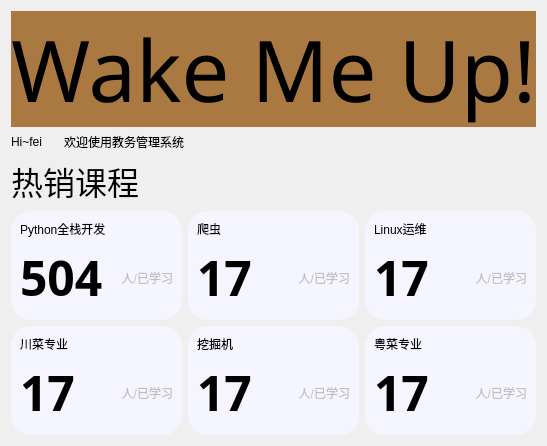
          <widget class="QWidget" name="page_2">
           <layout class="QHBoxLayout" name="horizontalLayout_33">
            <item>
             <layout class="QVBoxLayout" name="verticalLayout_10" stretch="1,3">
              <item>
               <widget class="QLabel" name="label_24">
                <property name="font">
                 <font>
                  <family>Yuanti SC</family>
                  <pointsize>64</pointsize>
                 </font>
                </property>
                <property name="styleSheet">
                 <string notr="true">background-color: rgb(170, 121, 66);</string>
                </property>
                <property name="text">
                 <string>Wake Me Up!</string>
                </property>
                <property name="alignment">
                 <set>Qt::AlignCenter</set>
                </property>
               </widget>
              </item>
              <item>
               <layout class="QVBoxLayout" name="verticalLayout_11" stretch="1,1,13">
                <item>
                 <layout class="QHBoxLayout" name="horizontalLayout_19" stretch="1,10">
                  <item>
                   <widget class="QLabel" name="label_25">
                    <property name="maximumSize">
                     <size>
                      <width>16777215</width>
                      <height>16777215</height>
                     </size>
                    </property>
                    <property name="text">
                     <string>Hi~fei</string>
                    </property>
                   </widget>
                  </item>
                  <item>
                   <widget class="QLabel" name="label_26">
                    <property name="maximumSize">
                     <size>
                      <width>16777215</width>
                      <height>16777215</height>
                     </size>
                    </property>
                    <property name="text">
                     <string>欢迎使用教务管理系统</string>
                    </property>
                   </widget>
                  </item>
                 </layout>
                </item>
                <item>
                 <layout class="QHBoxLayout" name="horizontalLayout_20">
                  <item>
                   <widget class="QLabel" name="label_27">
                    <property name="font">
                     <font>
                      <family>Hiragino Sans GB</family>
                      <pointsize>24</pointsize>
                     </font>
                    </property>
                    <property name="text">
                     <string>热销课程</string>
                    </property>
                   </widget>
                  </item>
                 </layout>
                </item>
                <item>
                 <layout class="QGridLayout" name="gridLayout_2">
                  <item row="0" column="0">
                   <widget class="QWidget" name="widget_8" native="true">
                    <property name="styleSheet">
                     <string notr="true">background-color:rgb(245,245,255);
border-radius:20px;</string>
                    </property>
                    <layout class="QHBoxLayout" name="horizontalLayout_21">
                     <item>
                      <layout class="QVBoxLayout" name="verticalLayout_12">
                       <item>
                        <widget class="QLabel" name="label_28">
                         <property name="text">
                          <string>Python全栈开发</string>
                         </property>
                        </widget>
                       </item>
                       <item>
                        <layout class="QHBoxLayout" name="horizontalLayout_22">
                         <item>
                          <widget class="QLabel" name="label_29">
                           <property name="font">
                            <font>
                             <family>PingFang SC</family>
                             <pointsize>36</pointsize>
                             <bold>true</bold>
                            </font>
                           </property>
                           <property name="text">
                            <string>504</string>
                           </property>
                          </widget>
                         </item>
                         <item>
                          <widget class="QLabel" name="label_30">
                           <property name="styleSheet">
                            <string notr="true">color: rgb(192, 192, 192);</string>
                           </property>
                           <property name="text">
                            <string>人/已学习</string>
                           </property>
                           <property name="alignment">
                            <set>Qt::AlignRight|Qt::AlignTrailing|Qt::AlignVCenter</set>
                           </property>
                          </widget>
                         </item>
                        </layout>
                       </item>
                      </layout>
                     </item>
                    </layout>
                   </widget>
                  </item>
                  <item row="0" column="1">
                   <widget class="QWidget" name="widget_9" native="true">
                    <property name="styleSheet">
                     <string notr="true">background-color:rgb(245,245,255);
border-radius:20px;</string>
                    </property>
                    <layout class="QHBoxLayout" name="horizontalLayout_23">
                     <item>
                      <layout class="QVBoxLayout" name="verticalLayout_13">
                       <item>
                        <widget class="QLabel" name="label_31">
                         <property name="text">
                          <string>爬虫</string>
                         </property>
                        </widget>
                       </item>
                       <item>
                        <layout class="QHBoxLayout" name="horizontalLayout_24">
                         <item>
                          <widget class="QLabel" name="label_32">
                           <property name="font">
                            <font>
                             <family>PingFang SC</family>
                             <pointsize>36</pointsize>
                             <bold>true</bold>
                            </font>
                           </property>
                           <property name="text">
                            <string>17</string>
                           </property>
                          </widget>
                         </item>
                         <item>
                          <widget class="QLabel" name="label_33">
                           <property name="styleSheet">
                            <string notr="true">color: rgb(192, 192, 192);</string>
                           </property>
                           <property name="text">
                            <string>人/已学习</string>
                           </property>
                           <property name="alignment">
                            <set>Qt::AlignRight|Qt::AlignTrailing|Qt::AlignVCenter</set>
                           </property>
                          </widget>
                         </item>
                        </layout>
                       </item>
                      </layout>
                     </item>
                    </layout>
                   </widget>
                  </item>
                  <item row="0" column="2">
                   <widget class="QWidget" name="widget_10" native="true">
                    <property name="styleSheet">
                     <string notr="true">background-color:rgb(245,245,255);
border-radius:20px;</string>
                    </property>
                    <layout class="QHBoxLayout" name="horizontalLayout_25">
                     <item>
                      <layout class="QVBoxLayout" name="verticalLayout_14">
                       <item>
                        <widget class="QLabel" name="label_34">
                         <property name="text">
                          <string>Linux运维</string>
                         </property>
                        </widget>
                       </item>
                       <item>
                        <layout class="QHBoxLayout" name="horizontalLayout_26">
                         <item>
                          <widget class="QLabel" name="label_35">
                           <property name="font">
                            <font>
                             <family>PingFang SC</family>
                             <pointsize>36</pointsize>
                             <bold>true</bold>
                            </font>
                           </property>
                           <property name="text">
                            <string>17</string>
                           </property>
                          </widget>
                         </item>
                         <item>
                          <widget class="QLabel" name="label_36">
                           <property name="styleSheet">
                            <string notr="true">color: rgb(192, 192, 192);</string>
                           </property>
                           <property name="text">
                            <string>人/已学习</string>
                           </property>
                           <property name="alignment">
                            <set>Qt::AlignRight|Qt::AlignTrailing|Qt::AlignVCenter</set>
                           </property>
                          </widget>
                         </item>
                        </layout>
                       </item>
                      </layout>
                     </item>
                    </layout>
                   </widget>
                  </item>
                  <item row="1" column="0">
                   <widget class="QWidget" name="widget_11" native="true">
                    <property name="styleSheet">
                     <string notr="true">background-color:rgb(245,245,255);
border-radius:20px;</string>
                    </property>
                    <layout class="QHBoxLayout" name="horizontalLayout_27">
                     <item>
                      <layout class="QVBoxLayout" name="verticalLayout_15">
                       <item>
                        <widget class="QLabel" name="label_37">
                         <property name="text">
                          <string>川菜专业</string>
                         </property>
                        </widget>
                       </item>
                       <item>
                        <layout class="QHBoxLayout" name="horizontalLayout_28">
                         <item>
                          <widget class="QLabel" name="label_38">
                           <property name="font">
                            <font>
                             <family>PingFang SC</family>
                             <pointsize>36</pointsize>
                             <bold>true</bold>
                            </font>
                           </property>
                           <property name="text">
                            <string>17</string>
                           </property>
                          </widget>
                         </item>
                         <item>
                          <widget class="QLabel" name="label_39">
                           <property name="styleSheet">
                            <string notr="true">color: rgb(192, 192, 192);</string>
                           </property>
                           <property name="text">
                            <string>人/已学习</string>
                           </property>
                           <property name="alignment">
                            <set>Qt::AlignRight|Qt::AlignTrailing|Qt::AlignVCenter</set>
                           </property>
                          </widget>
                         </item>
                        </layout>
                       </item>
                      </layout>
                     </item>
                    </layout>
                   </widget>
                  </item>
                  <item row="1" column="1">
                   <widget class="QWidget" name="widget_12" native="true">
                    <property name="styleSheet">
                     <string notr="true">background-color:rgb(245,245,255);
border-radius:20px;</string>
                    </property>
                    <layout class="QHBoxLayout" name="horizontalLayout_29">
                     <item>
                      <layout class="QVBoxLayout" name="verticalLayout_16">
                       <item>
                        <widget class="QLabel" name="label_40">
                         <property name="text">
                          <string>挖掘机</string>
                         </property>
                        </widget>
                       </item>
                       <item>
                        <layout class="QHBoxLayout" name="horizontalLayout_30">
                         <item>
                          <widget class="QLabel" name="label_41">
                           <property name="font">
                            <font>
                             <family>PingFang SC</family>
                             <pointsize>36</pointsize>
                             <bold>true</bold>
                            </font>
                           </property>
                           <property name="text">
                            <string>17</string>
                           </property>
                          </widget>
                         </item>
                         <item>
                          <widget class="QLabel" name="label_42">
                           <property name="styleSheet">
                            <string notr="true">color: rgb(192, 192, 192);</string>
                           </property>
                           <property name="text">
                            <string>人/已学习</string>
                           </property>
                           <property name="alignment">
                            <set>Qt::AlignRight|Qt::AlignTrailing|Qt::AlignVCenter</set>
                           </property>
                          </widget>
                         </item>
                        </layout>
                       </item>
                      </layout>
                     </item>
                    </layout>
                   </widget>
                  </item>
                  <item row="1" column="2">
                   <widget class="QWidget" name="widget_13" native="true">
                    <property name="styleSheet">
                     <string notr="true">background-color:rgb(245,245,255);
border-radius:20px;</string>
                    </property>
                    <layout class="QHBoxLayout" name="horizontalLayout_31">
                     <item>
                      <layout class="QVBoxLayout" name="verticalLayout_17">
                       <item>
                        <widget class="QLabel" name="label_43">
                         <property name="text">
                          <string>粤菜专业</string>
                         </property>
                        </widget>
                       </item>
                       <item>
                        <layout class="QHBoxLayout" name="horizontalLayout_32">
                         <item>
                          <widget class="QLabel" name="label_44">
                           <property name="font">
                            <font>
                             <family>PingFang SC</family>
                             <pointsize>36</pointsize>
                             <bold>true</bold>
                            </font>
                           </property>
                           <property name="text">
                            <string>17</string>
                           </property>
                          </widget>
                         </item>
                         <item>
                          <widget class="QLabel" name="label_45">
                           <property name="styleSheet">
                            <string notr="true">color: rgb(192, 192, 192);</string>
                           </property>
                           <property name="text">
                            <string>人/已学习</string>
                           </property>
                           <property name="alignment">
                            <set>Qt::AlignRight|Qt::AlignTrailing|Qt::AlignVCenter</set>
                           </property>
                          </widget>
                         </item>
                        </layout>
                       </item>
                      </layout>
                     </item>
                    </layout>
                   </widget>
                  </item>
                 </layout>
                </item>
               </layout>
              </item>
             </layout>
            </item>
           </layout>
          </widget>
